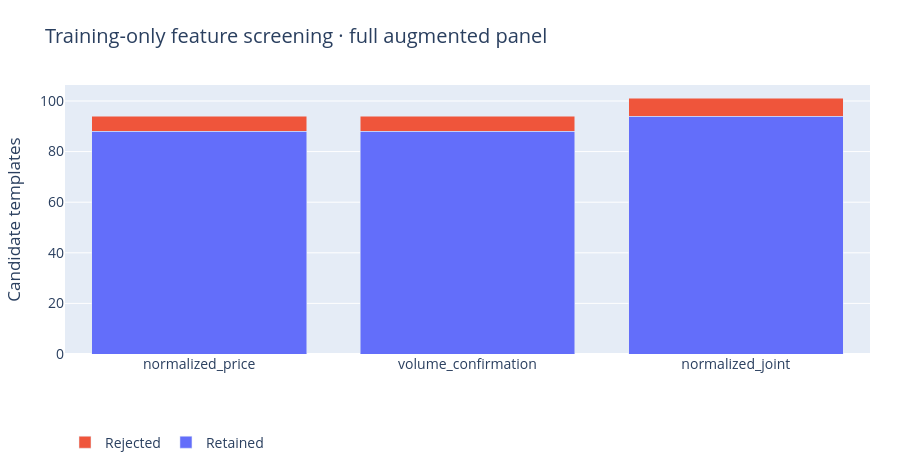

This figure's notebook cell:
### Markdown cell above
## 5. Training-only feature-screening counts

### Code cell
figures[4][1].show(renderer='plotly_mimetype')

### Figure 1 — Plotly figure (JSON) as saved in the notebook; plotly's stock layout.template omitted (floating-point values rounded to 4 significant figures)
{"data": [{"name": "Retained", "type": "bar", "x": ["normalized_price", "volume_confirmation", "normalized_joint"], "y": [88, 88, 94]}, {"name": "Rejected", "type": "bar", "x": ["normalized_price", "volume_confirmation", "normalized_joint"], "y": [6, 6, 7]}], "layout": {"barmode": "stack", "font": {"size": 14}, "height": 470, "legend": {"orientation": "h", "y": -0.27}, "margin": {"b": 100, "l": 65, "r": 30, "t": 85}, "title": {"text": "Training-only feature screening · full augmented panel"}, "yaxis": {"title": {"text": "Candidate templates"}}}}
